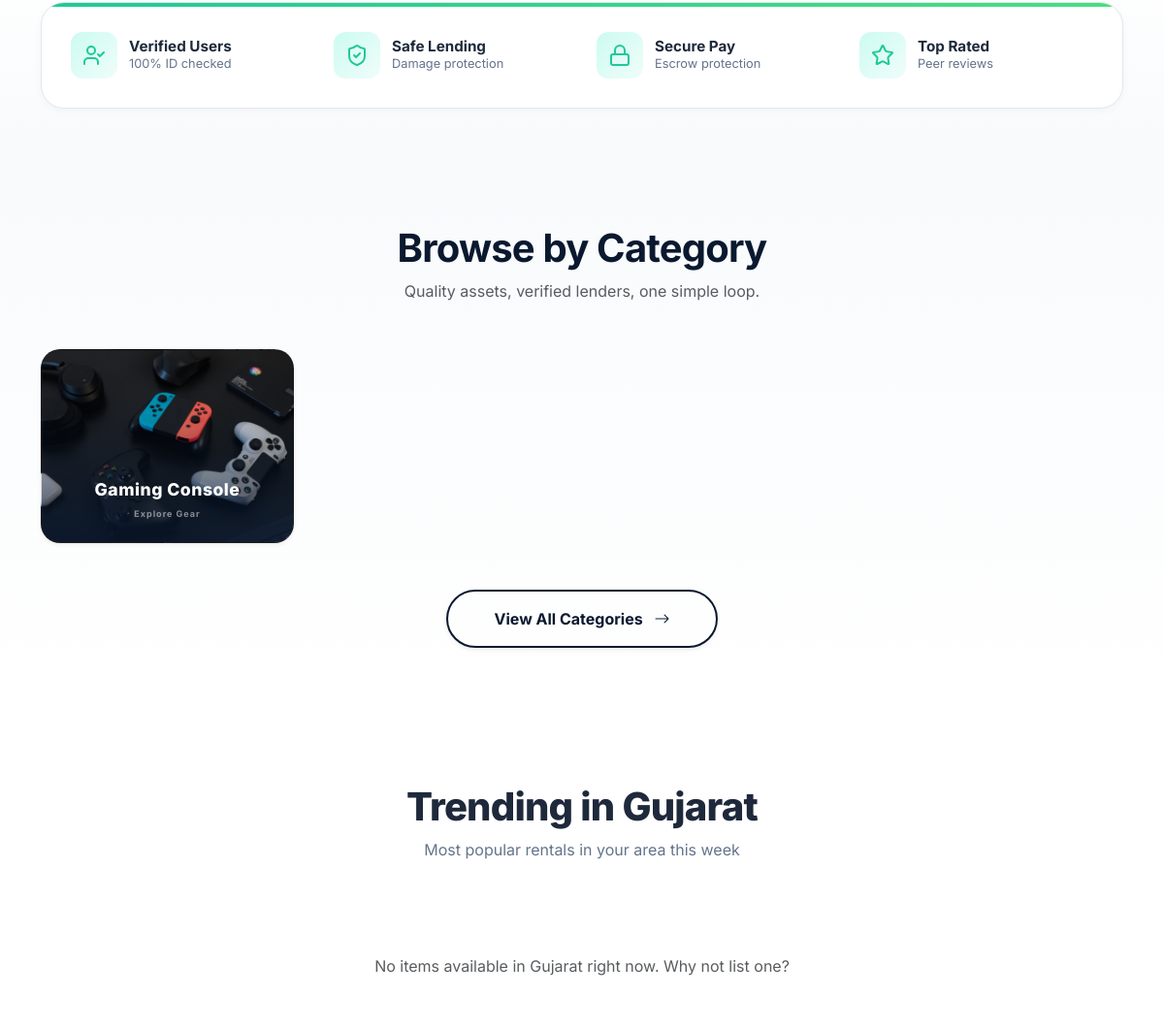
The app's page / (middle part), older data.
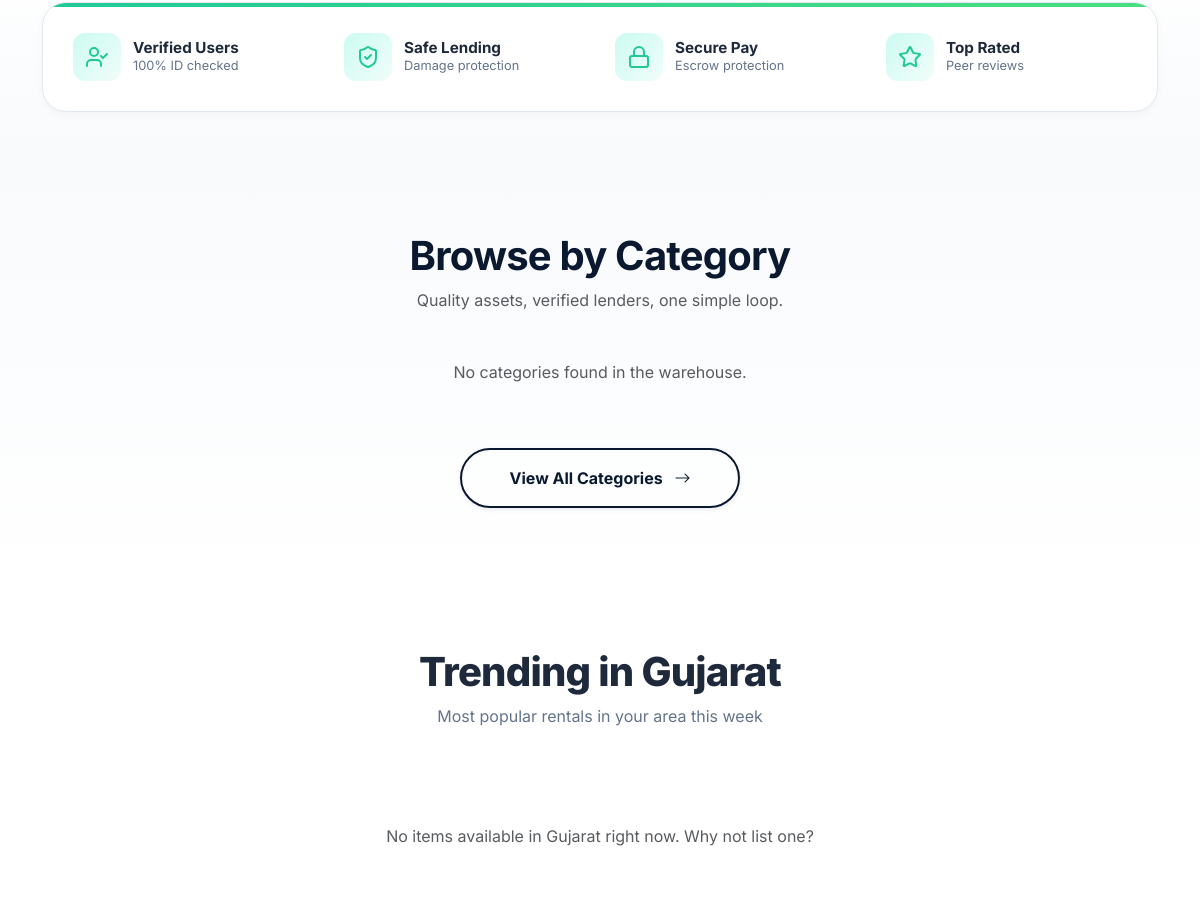
The same page, newer data.
### core/models.py (models this page shows, shortened)
class Category(models.Model):
    name = models.CharField(max_length=100)
    description = models.TextField(blank=True)
    image = models.ImageField(upload_to="categories/", null=True, blank=True)
    percentage_cut = models.DecimalField(max_digits=5, decimal_places=2, default=4.00)
    created_at = models.DateTimeField(auto_now_add=True)

### core/views.py (the view)
# urls.py: path('', index, name='index'),
def index(request):
    user = None
    if request.session.get("user"):
        try:
            user = User.objects.get(email=request.session["user"])
        except:
            pass
    selected_city = request.session.get("selected_city")
    if not selected_city:
        first_item = Item.objects.first()
        if first_item:
            selected_city = first_item.city
            request.session["selected_city"] = selected_city
    items = Item.objects.filter(
    city=selected_city
    ).order_by('-created_at')[:4]
    categories = Category.objects.filter(
    items__city=selected_city
    ).distinct()
    return render(request, 'index.html', {'items': items, 'user': user, 'categories': categories})

### core/context_processors.py (called while the page is built)
def cities_with_items(request):
    cities = (
        Item.objects
        .filter(availability_status="available")
        .values_list("city", flat=True)
        .distinct()
    )
    selected_city = request.session.get("selected_city")
    return {
        "navbar_cities": cities,
        "selected_city": selected_city
    }

### templates/index.html (shortened to what the changed rows need)
    {% extends 'base/base.html' %}
{% load static %}
{% block content %}
<section class="category-section" id="marketplace">
    <div class="container">
        <div class="section-header text-center mb-5">
            <h2 class="section-title fw-bold" style="font-size: 2.5rem; color: var(--navy-dark);">Browse by Category</h2>
        </div>
        <div class="row g-3 g-lg-4 mb-5">
            {% for category in categories %}
            <div class="col-6 col-md-4 col-lg-3">
                <a href="{% url 'category_items' category.id %}" class="d-block" style="text-decoration:none;">
                    <div class="cat-card shadow-sm"
                         style="background-image: url('{% if category.image %}{{ category.image.url }}{% else %}{% static 'images/default-category.jpg' %}{% endif %}');">
                        <div class="overlay"></div>
                        <div class="content">
                            <h6>{{ category.name }}</h6>
                            <small class="text-white-50 fw-bold uppercase" style="font-size: 9px; letter-spacing: 1px;">Explore Gear</small>
                        </div>
                    </div>
                </a>
            </div>
            {% empty %}
            <div class="col-12 text-center">
                <p class="text-muted">No categories found in the warehouse.</p>
            </div>
            {% endfor %}
        </div>
    </div>
</section>
<section class="trending-section">
    <div class="container">
        <div class="section-header mb-5">
            <h2 class="section-title">Trending in Gujarat</h2>
        </div>
    </div>
</section>
{% endblock %}

Row changes from the older to the newer data that the page shows:
removed Category: image (picture), name "Gaming Console"
Text that changed along with them:
text now shown: "No categories found in the warehouse."
